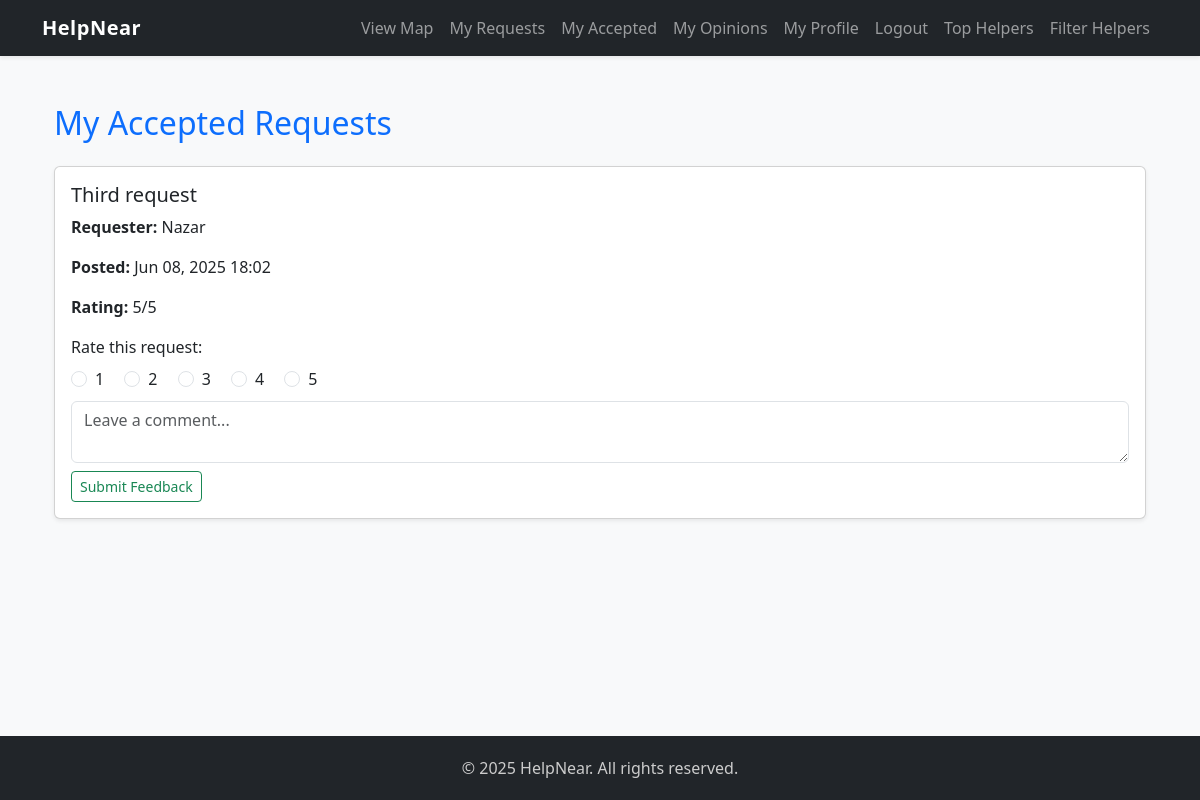
The app's page /my-accepted/ (signed in) with its own data.
### help/models.py (models this page shows, shortened)
class HelpResponse(models.Model):
    request = models.ForeignKey(HelpRequest, on_delete=models.CASCADE, related_name='responses')
    responder = models.ForeignKey(User, on_delete=models.CASCADE)
    message = models.TextField()
    rating = models.PositiveSmallIntegerField(null=True, blank=True)
    feedback = models.TextField(blank=True, null=True)
    created_at = models.DateTimeField(auto_now_add=True)

class HelpRequest(models.Model):
    CATEGORY_CHOICES = [
        ('food', 'Food Delivery'),
        ('medicine', 'Buy Medicine'),
        ('house', 'House Help'),
        ('other', 'Other')
    ]
    user = models.ForeignKey(User, on_delete=models.CASCADE)
    title = models.CharField(max_length=200)
    description = models.TextField()
    detailed_expectation = models.TextField(blank=True, null=True)
    category = models.CharField(max_length=50, choices=CATEGORY_CHOICES)
    address = models.CharField(max_length=255, default='Unknown address')
    latitude = models.FloatField(default=0.0)
    longitude = models.FloatField(default=0.0)
    email = models.EmailField(blank=True, null=True)
    phone = models.CharField(max_length=20, blank=True, null=True)
    is_open = models.BooleanField(default=True)
    accepted_response = models.ForeignKey('HelpResponse', null=True, blank=True, on_delete=models.SET_NULL, related_name='accepted_for')
    created_at = models.DateTimeField(auto_now_add=True)

### help/views.py (the view, shortened to what this page needs)
# urls.py: path('my-accepted/', views.my_accepted_requests, name='my_accepted_requests'),
@login_required
def my_accepted_requests(request):
    responses = HelpResponse.objects.filter(
        responder=request.user,
        request__accepted_response__responder=request.user
    ).select_related('request')
    return render(request, 'help/my_accepted_requests.html', {
        'responses': responses
    })

### help/templates/help/my_accepted_requests.html (shortened to what this page needs)
{% extends 'base.html' %}
{% load widget_tweaks %}
{% block content %}
<div class="container py-4">
  <h2 class="mb-4 text-primary">My Accepted Requests</h2>
  {% for response in responses %}
    <div class="card mb-3 shadow-sm">
      <div class="card-body">
        <h5 class="card-title">{{ response.request.title }}</h5>
        <p><strong>Requester:</strong> {{ response.request.user.username }}</p>
        <p><strong>Posted:</strong> {{ response.request.created_at|date:"M d, Y H:i" }}</p>
        <p><strong>Rating:</strong>
          {% if response.rating %}
            {{ response.rating }}/5
          {% else %}
            Not rated yet
          {% endif %}
        </p>
        <form method="post">
          <div class="mb-2">
            <label class="form-label">Rate this request:</label><br>
            {% for i in "12345" %}
              <div class="form-check form-check-inline">
                <input class="form-check-input" type="radio" name="rating" id="star{{ forloop.counter }}_{{ response.id }}" value="{{ i }}">
                <label class="form-check-label" for="star{{ forloop.counter }}_{{ response.id }}">{{ i }}</label>
              </div>
            {% endfor %}
          </div>
          <div class="mb-2">
            <textarea name="feedback" class="form-control" rows="2" placeholder="Leave a comment..."></textarea>
          </div>
          <button type="submit" class="btn btn-outline-success btn-sm">Submit Feedback</button>
        </form>
      </div>
    </div>
  {% empty %}
    <p>You haven't helped with any requests yet.</p>
  {% endfor %}
</div>
{% endblock %}

### help/templates/base.html (style rules this page uses)
html, body { height: 100%; margin: 0; background-color: #f8f9fa; }

### records on screen
HelpResponse: request "Third request", request.user.username "Nazar", request.created_at "Jun 08, 2025 18:02", rating "5", i "1" "2" "3" "4" "5"
